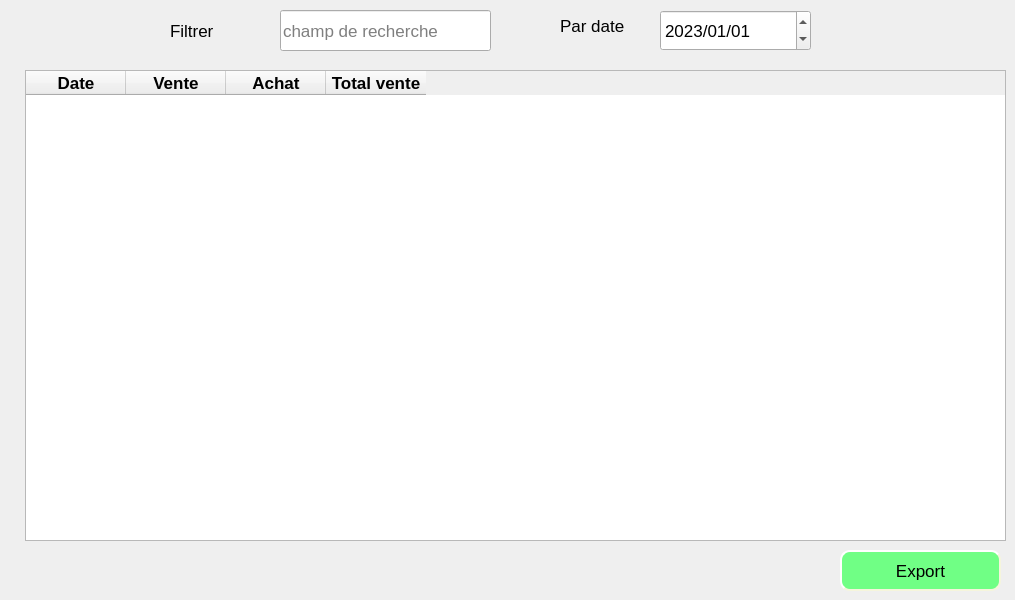
      <widget class="QWidget" name="tab_15">
       <attribute name="title">
        <string>Recette</string>
       </attribute>
       <widget class="QTableWidget" name="tableWidget_5">
        <property name="geometry">
         <rect>
          <x>25</x>
          <y>70</y>
          <width>981</width>
          <height>471</height>
         </rect>
        </property>
        <property name="font">
         <font>
          <pointsize>13</pointsize>
         </font>
        </property>
        <column>
         <property name="text">
          <string>Date</string>
         </property>
         <property name="font">
          <font>
           <pointsize>13</pointsize>
           <weight>75</weight>
           <bold>true</bold>
          </font>
         </property>
        </column>
        <column>
         <property name="text">
          <string>Vente</string>
         </property>
         <property name="font">
          <font>
           <pointsize>13</pointsize>
           <weight>75</weight>
           <bold>true</bold>
          </font>
         </property>
        </column>
        <column>
         <property name="text">
          <string>Achat</string>
         </property>
         <property name="font">
          <font>
           <pointsize>13</pointsize>
           <weight>75</weight>
           <bold>true</bold>
          </font>
         </property>
        </column>
        <column>
         <property name="text">
          <string>Total vente</string>
         </property>
         <property name="font">
          <font>
           <pointsize>13</pointsize>
           <weight>75</weight>
           <bold>true</bold>
          </font>
         </property>
        </column>
       </widget>
       <widget class="QDateEdit" name="dateEdit">
        <property name="geometry">
         <rect>
          <x>660</x>
          <y>10</y>
          <width>151</width>
          <height>41</height>
         </rect>
        </property>
        <property name="font">
         <font>
          <pointsize>13</pointsize>
         </font>
        </property>
        <property name="dateTime">
         <datetime>
          <hour>0</hour>
          <minute>0</minute>
          <second>0</second>
          <year>2023</year>
          <month>1</month>
          <day>1</day>
         </datetime>
        </property>
        <property name="maximumDate">
         <date>
          <year>2100</year>
          <month>12</month>
          <day>31</day>
         </date>
        </property>
        <property name="displayFormat">
         <string>yyyy/MM/dd</string>
        </property>
       </widget>
       <widget class="QLabel" name="label_21">
        <property name="geometry">
         <rect>
          <x>170</x>
          <y>20</y>
          <width>61</width>
          <height>21</height>
         </rect>
        </property>
        <property name="font">
         <font>
          <pointsize>13</pointsize>
         </font>
        </property>
        <property name="text">
         <string>Filtrer</string>
        </property>
       </widget>
       <widget class="QPushButton" name="pushButton_31">
        <property name="geometry">
         <rect>
          <x>840</x>
          <y>550</y>
          <width>161</width>
          <height>41</height>
         </rect>
        </property>
        <property name="font">
         <font>
          <pointsize>13</pointsize>
         </font>
        </property>
        <property name="styleSheet">
         <string notr="true">QPushButton{
background-color: rgb(112, 255, 133);
border-style: outset;
border-width: 2px;
border-radius: 10px;
border-color: beige;
min-width: 10em;
padding: 6px;

}
QPushButton:hover:!pressed
{

	
	background-color: rgb(55, 217, 109);
}</string>
        </property>
        <property name="text">
         <string>Export</string>
        </property>
        <property name="icon">
         <iconset resource="iconne.qrc">
          <normaloff>:/icone/imprimer.png</normaloff>:/icone/imprimer.png</iconset>
        </property>
        <property name="iconSize">
         <size>
          <width>22</width>
          <height>22</height>
         </size>
        </property>
       </widget>
       <widget class="QLabel" name="label_54">
        <property name="geometry">
         <rect>
          <x>560</x>
          <y>10</y>
          <width>71</width>
          <height>31</height>
         </rect>
        </property>
        <property name="font">
         <font>
          <pointsize>13</pointsize>
         </font>
        </property>
        <property name="text">
         <string>Par date</string>
        </property>
       </widget>
       <widget class="QLineEdit" name="lineEdit_3999">
        <property name="geometry">
         <rect>
          <x>280</x>
          <y>10</y>
          <width>211</width>
          <height>41</height>
         </rect>
        </property>
        <property name="font">
         <font>
          <pointsize>13</pointsize>
         </font>
        </property>
        <property name="cursorPosition">
         <number>0</number>
        </property>
        <property name="placeholderText">
         <string>champ de recherche</string>
        </property>
       </widget>
       <zorder>tableWidget_5</zorder>
       <zorder>label_21</zorder>
       <zorder>pushButton_31</zorder>
       <zorder>dateEdit</zorder>
       <zorder>label_54</zorder>
       <zorder>lineEdit_3999</zorder>
      </widget>
